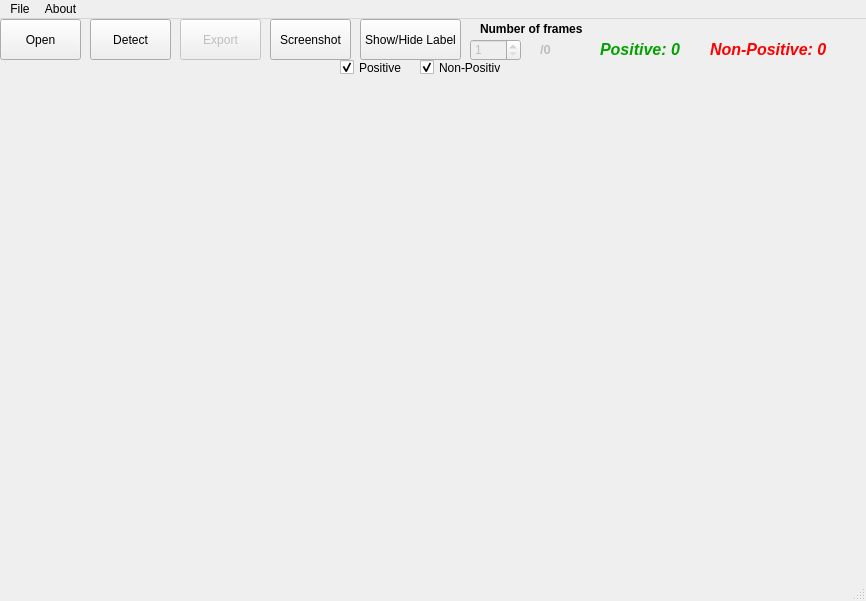
<?xml version="1.0" encoding="UTF-8"?>
<ui version="4.0">
 <class>MainWindow</class>
 <widget class="QMainWindow" name="MainWindow">
  <property name="geometry">
   <rect>
    <x>0</x>
    <y>0</y>
    <width>866</width>
    <height>601</height>
   </rect>
  </property>
  <property name="windowTitle">
   <string>Human Emotion Estimation </string>
  </property>
  <widget class="QWidget" name="centralwidget">
   <property name="enabled">
    <bool>true</bool>
   </property>
   <widget class="QPushButton" name="btn_open">
    <property name="geometry">
     <rect>
      <x>0</x>
      <y>0</y>
      <width>81</width>
      <height>41</height>
     </rect>
    </property>
    <property name="text">
     <string>Open</string>
    </property>
   </widget>
   <widget class="QPushButton" name="btn_detect">
    <property name="geometry">
     <rect>
      <x>90</x>
      <y>0</y>
      <width>81</width>
      <height>41</height>
     </rect>
    </property>
    <property name="text">
     <string>Detect</string>
    </property>
   </widget>
   <widget class="QPushButton" name="btn_export">
    <property name="enabled">
     <bool>false</bool>
    </property>
    <property name="geometry">
     <rect>
      <x>180</x>
      <y>0</y>
      <width>81</width>
      <height>41</height>
     </rect>
    </property>
    <property name="text">
     <string>Export</string>
    </property>
   </widget>
   <widget class="QPushButton" name="btn_screenshot">
    <property name="geometry">
     <rect>
      <x>270</x>
      <y>0</y>
      <width>81</width>
      <height>41</height>
     </rect>
    </property>
    <property name="text">
     <string>Screenshot</string>
    </property>
   </widget>
   <widget class="QPushButton" name="btn_show_hide">
    <property name="geometry">
     <rect>
      <x>360</x>
      <y>0</y>
      <width>101</width>
      <height>41</height>
     </rect>
    </property>
    <property name="text">
     <string>Show/Hide Label</string>
    </property>
   </widget>
   <widget class="QLabel" name="lbl_img">
    <property name="geometry">
     <rect>
      <x>10</x>
      <y>70</y>
      <width>831</width>
      <height>491</height>
     </rect>
    </property>
    <property name="text">
     <string/>
    </property>
    <property name="scaledContents">
     <bool>true</bool>
    </property>
   </widget>
   <widget class="QSpinBox" name="spbox">
    <property name="enabled">
     <bool>false</bool>
    </property>
    <property name="geometry">
     <rect>
      <x>470</x>
      <y>20</y>
      <width>51</width>
      <height>22</height>
     </rect>
    </property>
    <property name="minimum">
     <number>1</number>
    </property>
    <property name="maximum">
     <number>300</number>
    </property>
   </widget>
   <widget class="QLabel" name="lbl_pos">
    <property name="geometry">
     <rect>
      <x>600</x>
      <y>20</y>
      <width>111</width>
      <height>21</height>
     </rect>
    </property>
    <property name="text">
     <string>&lt;html&gt;&lt;head/&gt;&lt;body&gt;&lt;p&gt;&lt;span style=&quot; font-size:12pt; font-weight:600; font-style:italic; color:#02a100;&quot;&gt;Positive: 0&lt;/span&gt;&lt;/p&gt;&lt;/body&gt;&lt;/html&gt;</string>
    </property>
   </widget>
   <widget class="QLabel" name="lbl_non_pos">
    <property name="geometry">
     <rect>
      <x>710</x>
      <y>20</y>
      <width>151</width>
      <height>21</height>
     </rect>
    </property>
    <property name="text">
     <string>&lt;html&gt;&lt;head/&gt;&lt;body&gt;&lt;p&gt;&lt;span style=&quot; font-size:12pt; font-weight:600; font-style:italic; color:#ff0000;&quot;&gt;Non-Positive: 0&lt;/span&gt;&lt;/p&gt;&lt;/body&gt;&lt;/html&gt;</string>
    </property>
   </widget>
   <widget class="QLabel" name="lbl_num_title">
    <property name="geometry">
     <rect>
      <x>480</x>
      <y>0</y>
      <width>111</width>
      <height>21</height>
     </rect>
    </property>
    <property name="text">
     <string>&lt;html&gt;&lt;head/&gt;&lt;body&gt;&lt;p&gt;&lt;span style=&quot; font-size:9pt; font-weight:600;&quot;&gt;Number of frames&lt;/span&gt;&lt;/p&gt;&lt;/body&gt;&lt;/html&gt;</string>
    </property>
   </widget>
   <widget class="QLabel" name="lbl_num_frames">
    <property name="enabled">
     <bool>false</bool>
    </property>
    <property name="geometry">
     <rect>
      <x>540</x>
      <y>20</y>
      <width>51</width>
      <height>21</height>
     </rect>
    </property>
    <property name="text">
     <string>&lt;html&gt;&lt;head/&gt;&lt;body&gt;&lt;p&gt;&lt;span style=&quot; font-size:10pt; font-weight:600;&quot;&gt;/0&lt;/span&gt;&lt;/p&gt;&lt;/body&gt;&lt;/html&gt;</string>
    </property>
   </widget>
   <widget class="QCheckBox" name="checkbox_pos">
    <property name="geometry">
     <rect>
      <x>340</x>
      <y>40</y>
      <width>70</width>
      <height>17</height>
     </rect>
    </property>
    <property name="text">
     <string>Positive</string>
    </property>
    <property name="checked">
     <bool>true</bool>
    </property>
   </widget>
   <widget class="QCheckBox" name="checkbox_non_pos">
    <property name="geometry">
     <rect>
      <x>420</x>
      <y>40</y>
      <width>81</width>
      <height>17</height>
     </rect>
    </property>
    <property name="text">
     <string>Non-Positive</string>
    </property>
    <property name="checked">
     <bool>true</bool>
    </property>
   </widget>
  </widget>
  <widget class="QMenuBar" name="menubar">
   <property name="geometry">
    <rect>
     <x>0</x>
     <y>0</y>
     <width>866</width>
     <height>21</height>
    </rect>
   </property>
   <widget class="QMenu" name="menuFile">
    <property name="title">
     <string>File</string>
    </property>
    <addaction name="actionExit"/>
   </widget>
   <widget class="QMenu" name="menuAbout">
    <property name="title">
     <string>About</string>
    </property>
   </widget>
   <addaction name="menuFile"/>
   <addaction name="menuAbout"/>
  </widget>
  <widget class="QStatusBar" name="statusbar"/>
  <action name="actionExit">
   <property name="text">
    <string>Exit</string>
   </property>
  </action>
 </widget>
 <resources/>
 <connections/>
</ui>
